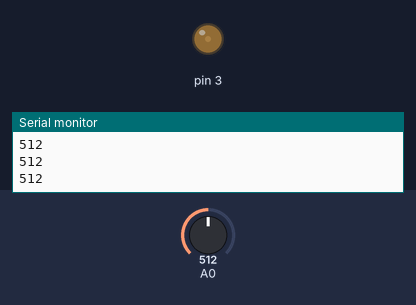
Recording of a sketch running on a simulated Arduino Uno, built with avr-gcc and run on an emulated ATmega328P. On the bench: output pins drawn as LEDs (lit = HIGH), the last lines printed to the serial monitor. Inputs (shaded band) come from the test bench; at power-on: A0 = 512. Random numbers use the default seed unless the sketch sets one.

Above: at 1.2 s.
1.3 s: A0 set to 716
At 1.65 s:
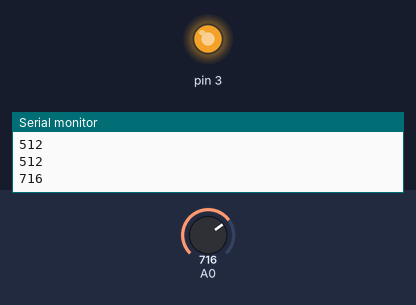
4.3 s: A0 set to 900
At 4.65 s:
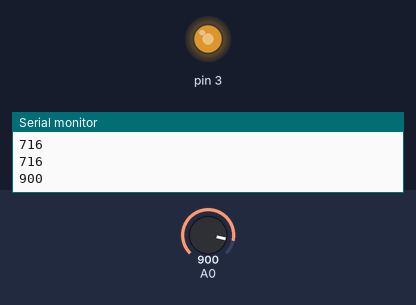
7.3 s: A0 set to 306
At 11.2 s:
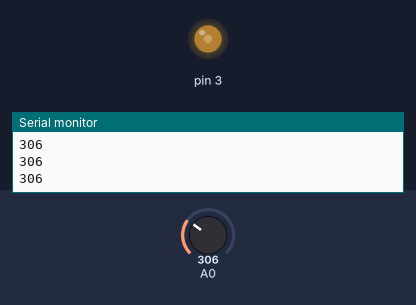
Timing chart, 0 to 16.3 s (numbered marks = the images above; inputs shaded):
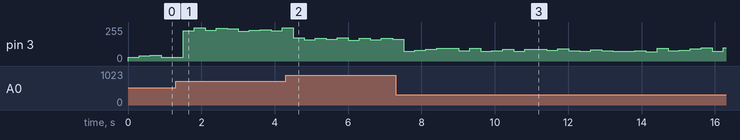

The sketch:

kadai3a.ino
```cpp
int x;
void setup() {
  pinMode(3,OUTPUT);
  Serial.begin(9600);
}

void loop() {
  x=analogRead(0);
  Serial.println(x);
  analogWrite(3,random(20,50)+x);
  delay(300);
}
```
